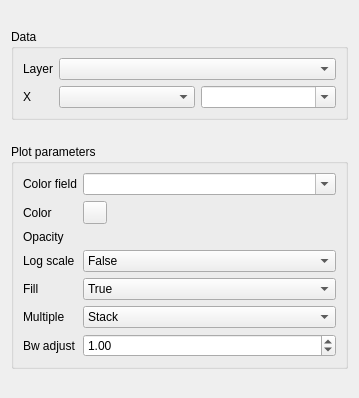
<?xml version="1.0" encoding="UTF-8"?>
<ui version="4.0">
 <class>Form</class>
 <widget class="QWidget" name="Form">
  <property name="geometry">
   <rect>
    <x>0</x>
    <y>0</y>
    <width>359</width>
    <height>398</height>
   </rect>
  </property>
  <property name="sizePolicy">
   <sizepolicy hsizetype="Preferred" vsizetype="Preferred">
    <horstretch>0</horstretch>
    <verstretch>0</verstretch>
   </sizepolicy>
  </property>
  <property name="minimumSize">
   <size>
    <width>0</width>
    <height>398</height>
   </size>
  </property>
  <property name="maximumSize">
   <size>
    <width>16777215</width>
    <height>398</height>
   </size>
  </property>
  <property name="windowTitle">
   <string>Form</string>
  </property>
  <layout class="QVBoxLayout" name="verticalLayout">
   <item>
    <widget class="QGroupBox" name="plot_data_box_2">
     <property name="sizePolicy">
      <sizepolicy hsizetype="Preferred" vsizetype="Maximum">
       <horstretch>0</horstretch>
       <verstretch>0</verstretch>
      </sizepolicy>
     </property>
     <property name="title">
      <string>Data</string>
     </property>
     <layout class="QFormLayout" name="formLayout">
      <item row="0" column="0">
       <widget class="QLabel" name="label_2">
        <property name="text">
         <string>Layer</string>
        </property>
       </widget>
      </item>
      <item row="0" column="1">
       <widget class="QgsMapLayerComboBox" name="kde_layer"/>
      </item>
      <item row="1" column="0">
       <widget class="QLabel" name="label_5">
        <property name="text">
         <string>X</string>
        </property>
       </widget>
      </item>
      <item row="1" column="1">
       <layout class="QHBoxLayout" name="horizontalLayout">
        <item>
         <widget class="QgsRasterBandComboBox" name="kde_raster_X"/>
        </item>
        <item>
         <widget class="QgsFieldComboBox" name="kde_vector_X">
          <property name="editable">
           <bool>true</bool>
          </property>
         </widget>
        </item>
       </layout>
      </item>
     </layout>
    </widget>
   </item>
   <item>
    <widget class="QGroupBox" name="plot_customization_box_2">
     <property name="sizePolicy">
      <sizepolicy hsizetype="Preferred" vsizetype="Maximum">
       <horstretch>0</horstretch>
       <verstretch>0</verstretch>
      </sizepolicy>
     </property>
     <property name="title">
      <string>Plot parameters</string>
     </property>
     <layout class="QFormLayout" name="formLayout_2">
      <item row="1" column="0">
       <widget class="QLabel" name="label_113">
        <property name="text">
         <string>Color</string>
        </property>
       </widget>
      </item>
      <item row="1" column="1">
       <widget class="QgsColorButton" name="kde_color">
        <property name="minimumSize">
         <size>
          <width>24</width>
          <height>0</height>
         </size>
        </property>
       </widget>
      </item>
      <item row="2" column="0">
       <widget class="QLabel" name="label_114">
        <property name="text">
         <string>Opacity</string>
        </property>
       </widget>
      </item>
      <item row="2" column="1">
       <widget class="QgsOpacityWidget" name="kde_opacity">
        <property name="opacity">
         <double>0.900000000000000</double>
        </property>
       </widget>
      </item>
      <item row="3" column="0">
       <widget class="QLabel" name="label_115">
        <property name="text">
         <string>Log scale</string>
        </property>
       </widget>
      </item>
      <item row="3" column="1">
       <widget class="QComboBox" name="kde_log_scale">
        <item>
         <property name="text">
          <string>False</string>
         </property>
        </item>
        <item>
         <property name="text">
          <string>True</string>
         </property>
        </item>
       </widget>
      </item>
      <item row="4" column="0">
       <widget class="QLabel" name="label_116">
        <property name="text">
         <string>Fill</string>
        </property>
       </widget>
      </item>
      <item row="4" column="1">
       <widget class="QComboBox" name="kde_fill">
        <item>
         <property name="text">
          <string>True</string>
         </property>
        </item>
        <item>
         <property name="text">
          <string>False</string>
         </property>
        </item>
       </widget>
      </item>
      <item row="5" column="0">
       <widget class="QLabel" name="label_117">
        <property name="text">
         <string>Multiple</string>
        </property>
       </widget>
      </item>
      <item row="5" column="1">
       <widget class="QComboBox" name="kde_multiple">
        <item>
         <property name="text">
          <string>Stack</string>
         </property>
        </item>
        <item>
         <property name="text">
          <string>Fill</string>
         </property>
        </item>
        <item>
         <property name="text">
          <string>Layer</string>
         </property>
        </item>
        <item>
         <property name="text">
          <string>Dodge (histograms)</string>
         </property>
        </item>
       </widget>
      </item>
      <item row="6" column="0">
       <widget class="QLabel" name="label_120">
        <property name="text">
         <string>Bw adjust</string>
        </property>
       </widget>
      </item>
      <item row="6" column="1">
       <widget class="QDoubleSpinBox" name="kde_bw_adjust">
        <property name="sizePolicy">
         <sizepolicy hsizetype="Preferred" vsizetype="Fixed">
          <horstretch>0</horstretch>
          <verstretch>0</verstretch>
         </sizepolicy>
        </property>
        <property name="singleStep">
         <double>0.200000000000000</double>
        </property>
        <property name="value">
         <double>1.000000000000000</double>
        </property>
       </widget>
      </item>
      <item row="0" column="1">
       <widget class="QgsFieldComboBox" name="kde_color_field">
        <property name="editable">
         <bool>true</bool>
        </property>
        <property name="allowEmptyFieldName">
         <bool>true</bool>
        </property>
       </widget>
      </item>
      <item row="0" column="0">
       <widget class="QLabel" name="label_4">
        <property name="text">
         <string>Color field</string>
        </property>
       </widget>
      </item>
     </layout>
    </widget>
   </item>
  </layout>
 </widget>
 <customwidgets>
  <customwidget>
   <class>QgsColorButton</class>
   <extends>QToolButton</extends>
   <header>qgscolorbutton.h</header>
  </customwidget>
  <customwidget>
   <class>QgsFieldComboBox</class>
   <extends>QComboBox</extends>
   <header>qgsfieldcombobox.h</header>
  </customwidget>
  <customwidget>
   <class>QgsMapLayerComboBox</class>
   <extends>QComboBox</extends>
   <header>qgsmaplayercombobox.h</header>
  </customwidget>
  <customwidget>
   <class>QgsOpacityWidget</class>
   <extends>QWidget</extends>
   <header>qgsopacitywidget.h</header>
  </customwidget>
  <customwidget>
   <class>QgsRasterBandComboBox</class>
   <extends>QComboBox</extends>
   <header>qgsrasterbandcombobox.h</header>
  </customwidget>
 </customwidgets>
 <resources/>
 <connections/>
</ui>
